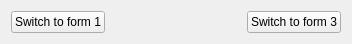
<?xml version="1.0" encoding="UTF-8"?>
<ui version="4.0">
 <class>WidgetTwo</class>
 <widget class="QWidget" name="WidgetTwo">
  <property name="geometry">
   <rect>
    <x>0</x>
    <y>0</y>
    <width>352</width>
    <height>41</height>
   </rect>
  </property>
  <property name="windowTitle">
   <string>Form</string>
  </property>
  <layout class="QGridLayout" name="gridLayout">
   <item row="0" column="0">
    <widget class="QPushButton" name="buttonW1">
     <property name="text">
      <string>Switch to form 1</string>
     </property>
    </widget>
   </item>
   <item row="0" column="2">
    <spacer name="horizontalSpacer">
     <property name="orientation">
      <enum>Qt::Horizontal</enum>
     </property>
     <property name="sizeHint" stdset="0">
      <size>
       <width>150</width>
       <height>20</height>
      </size>
     </property>
    </spacer>
   </item>
   <item row="0" column="3">
    <widget class="QPushButton" name="buttonW3">
     <property name="text">
      <string>Switch to form 3</string>
     </property>
    </widget>
   </item>
  </layout>
 </widget>
 <resources/>
 <connections/>
</ui>
